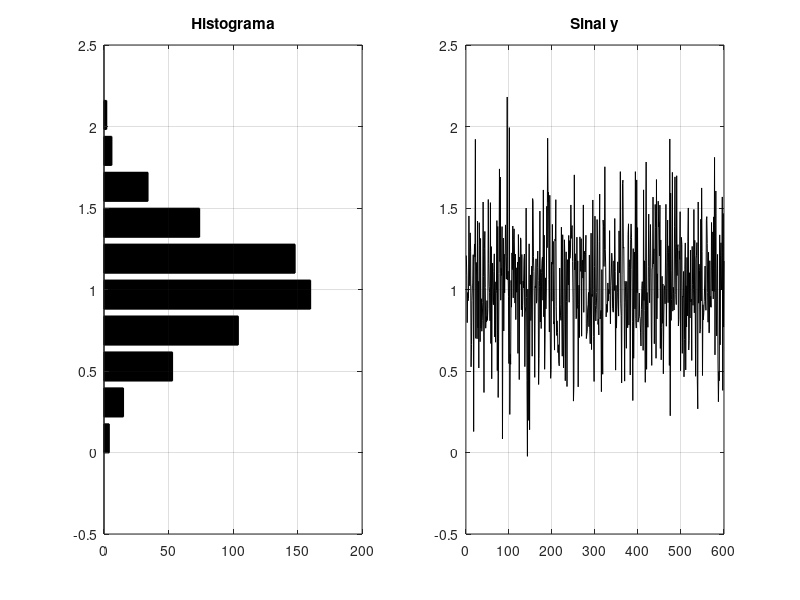
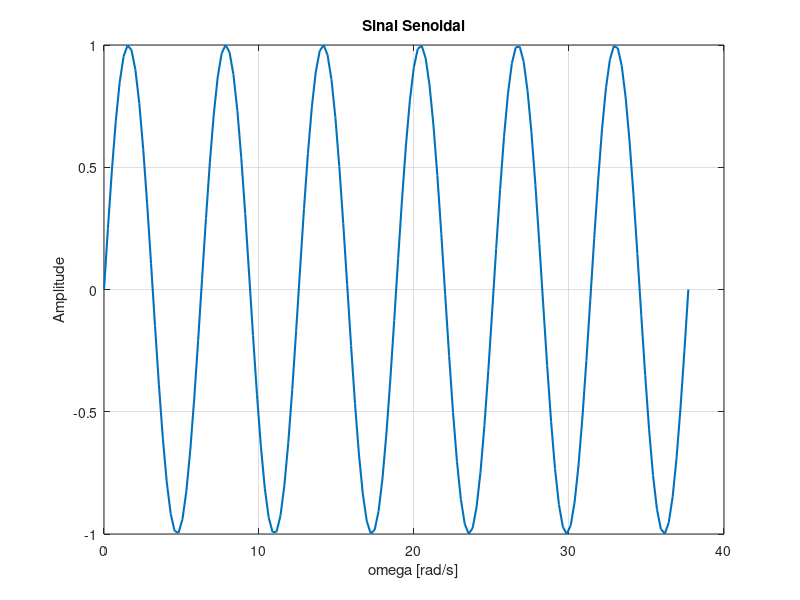
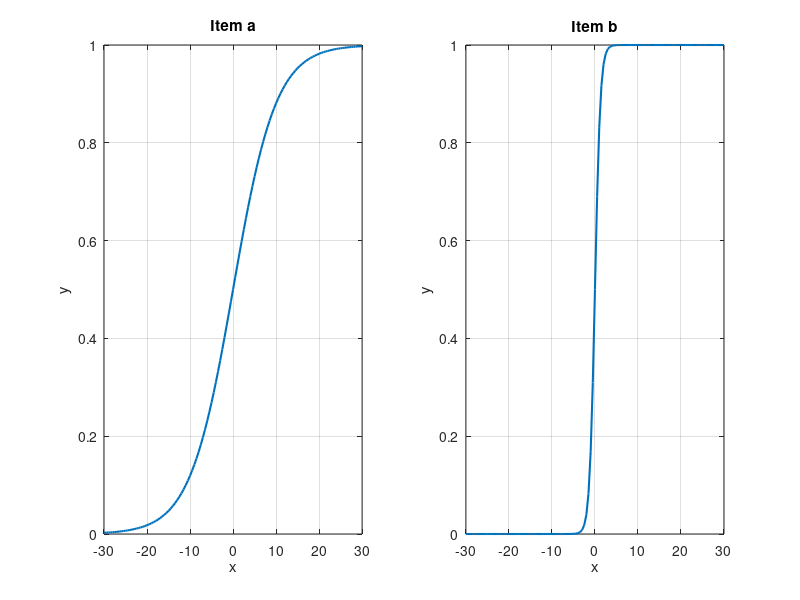

These figures' MATLAB source, in order: (Note: this script raises an error after producing the figures.)
%Laboratorio de Analise de Sistemas Lineares - Eng. Eletrica
%Pratica 02 - Roteiros e funcoes no Matlab - Conceitos de Estatistica
%10/11/2021
%Gabriel Arantes e Larissa Braga

%O script foi feito para ser rodado por seção
%%
%Questao 1
clc;
close all;
clear all;

y = 1+0.35*randn(600,1);

media = mean(y); %Media
desvioPadrao = std(y); %Desvio Padrao
variancia = var(y); %Variancia

%Impressao dos resultados na janela de comandos
fprintf("Média: %.4f\n", media);
fprintf("Desvio Padrão: %.4f\n", desvioPadrao);
fprintf("Variância: %.4f\n", variancia);

figure(1)
subplot(1,2,1);
[N Y] = hist(y);

barh(Y,N, 'linewidth', 1.0, 'facecolor', 'k'), grid;
title("Histograma");

subplot(1,2,2);
plot(y,'k'),grid;
title("Sinal y");

%%
%Questao 2
clc;
close all;
clear all;

x = linspace(0,12*pi,6*25); %25 pontos por periodo
y = sin(x);

figure(2)
plot(x,y, 'linewidth', 1.5), grid;
title("Sinal Senoidal");
ylabel("Amplitude");
xlabel("\omega [rad/s]");

fprintf("Desvio padrão do sinal senoidal %.4f\n", std(y));
fprintf("Valor eficaz do sinal senoidal %.4f\n", rms(y));
fprintf("O desvio padrão do sinal é igual ao valor eficaz da senóide\n");

%%
%Questao 3
clc;
close all;
clear all;

%Para usar o 'Publish' do Matlab
a1 = 0.2;
a2 = 1.6;

%Para entrada de dados via teclado
%a1 = input("Informe o valor 1 de 'a': ");
%a2 = input("Informe o valor 2 de 'a': ");

x = -30:0.5:30; %Criando um vetor com valores para serem usados na expressao y
y1 = 1./(1+exp(-a1.*x)); %Funcao solicitada no relatorio
y2 = 1./(1+exp(-a2.*x)); %Funcao solicitada no relatorio

figure(3)
subplot(1,2,1);
plot(x,y1, 'linewidth', 1.5), grid;
title('Item a');
ylabel("y");
xlabel("x");

subplot(1,2,2);
plot(x,y2, 'linewidth', 1.5), grid;
title('Item b');
ylabel("y");
xlabel("x");
suptitle("Comportamento de s(x)");
%%
%Questao 4
clc;
close all;
clear all;

x = -20:0.1:20; %Criando um vetor com valores para serem usados na expressao y
%Para o item a
m = [0 0 0];
sigma = [0.4 1.2 1.8]; 

subplot(1,2,1);
for i=1:length(m)
    y = distGaussiana(x,m(i),sigma(i));
    plot(x,y,'linewidth', 1.0),grid;
    hold on
end

title("Item a");
ylabel("y");
xlabel("x");
legend("\mu=0; \sigma=0.4", "\mu=0; \sigma=1.2", "\mu=0; \sigma=1.8");

%Para o item b
m = [0.4 1.2 1.8];
sigma = [1 1 1]; 

subplot(1,2,2);
for i=1:length(m)
    y = distGaussiana(x,m(i),sigma(i));
    plot(x,y,'linewidth', 1.2),grid;
    hold on
end
title("Item b");
ylabel("y");
xlabel("x");
legend("\mu=0.4; \sigma=1", "\mu=1.2; \sigma=1", "\mu=1.8; \sigma=1");
suptitle("Distribuição Gaussiana");
